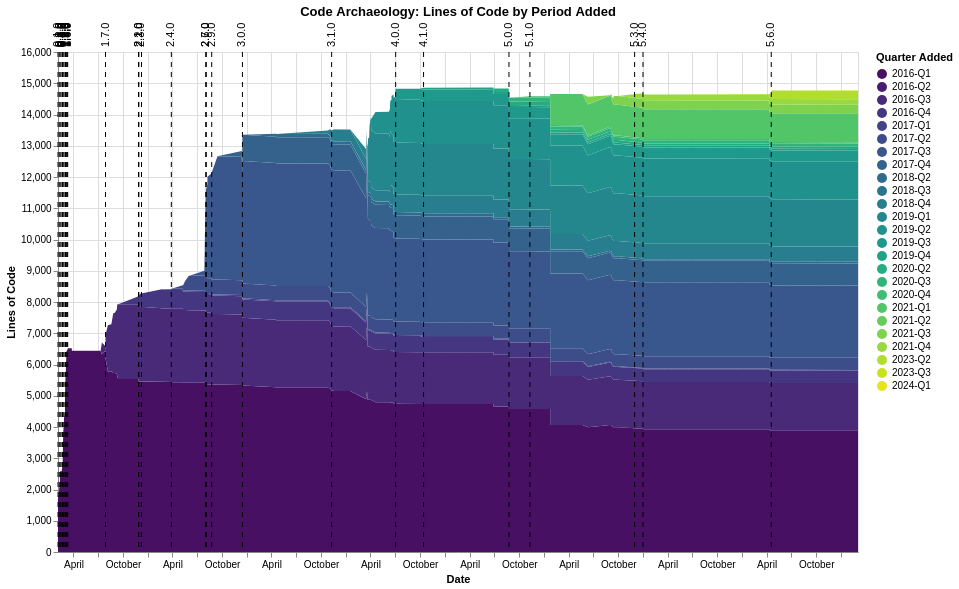

Source (Vega-Lite JSON):
### Vega-Lite specification from a JSON file in a GitHub repository (floating-point values rounded to 4 significant figures; data arrays with more than 128 entries replaced by an {"elided": "..."} marker saying what was removed)
{"$schema": "https://vega.github.io/schema/vega-lite/v6.1.0.json", "config": {"view": {"continuousHeight": 300, "continuousWidth": 300}}, "datasets": {"data-5f3e02eb78b50b071499fa6e719754f8": [{"datetime": "2016-02-04T01:38:23", "version": "0.1.0"}, {"datetime": "2016-02-11T05:00:44", "version": "0.2.0"}, {"datetime": "2016-02-11T06:12:34", "version": "0.3.0"}, {"datetime": "2016-02-18T19:09:38", "version": "0.4.0"}, {"datetime": "2016-02-19T21:38:06", "version": "0.5.0"}, {"datetime": "2016-02-21T05:54:34", "version": "0.6.0"}, {"datetime": "2016-02-23T04:45:02", "version": "0.7.0"}, {"datetime": "2016-02-29T21:13:06", "version": "0.9.0"}, {"datetime": "2016-03-01T21:00:13", "version": "1.0.0"}, {"datetime": "2016-03-03T01:27:11", "version": "1.1.0"}, {"datetime": "2016-03-03T19:27:34", "version": "1.2.0"}, {"datetime": "2016-03-07T17:33:58", "version": "1.4.0"}, {"datetime": "2016-03-08T00:01:12", "version": "1.5.0"}, {"datetime": "2016-03-10T19:18:15", "version": "1.6.0"}, {"datetime": "2016-07-28T04:59:32", "version": "1.7.0"}, {"datetime": "2016-11-26T23:35:20", "version": "2.1.0"}, {"datetime": "2016-11-28T01:26:26", "version": "2.2.0"}, {"datetime": "2016-12-07T20:59:46", "version": "2.3.0"}, {"datetime": "2017-03-27T21:33:43", "version": "2.4.0"}, {"datetime": "2017-08-01T20:06:59", "version": "2.6.0"}, {"datetime": "2017-08-03T19:06:59", "version": "2.7.0"}, {"datetime": "2017-08-23T19:29:37", "version": "2.9.0"}, {"datetime": "2017-12-15T01:40:24", "version": "3.0.0"}, {"datetime": "2018-11-09T00:51:40", "version": "3.1.0"}, {"datetime": "2019-07-03T04:16:20", "version": "4.0.0"}, {"datetime": "2019-10-14T00:03:14", "version": "4.1.0"}, {"datetime": "2020-08-23T23:07:45", "version": "5.0.0"}, {"datetime": "2020-11-09T04:00:03", "version": "5.1.0"}, {"datetime": "2021-11-30T07:05:42", "version": "5.3.0"}, {"datetime": "2021-12-31T03:55:00", "version": "5.4.0"}, {"datetime": "2023-04-18T03:52:43", "version": "5.6.0"}], "data-d4a84f155e9f5b2563e2ccc1e3955a00": {"elided": "1771 records"}}, "height": 500, "layer": [{"data": {"name": "data-d4a84f155e9f5b2563e2ccc1e3955a00"}, "encoding": {"color": {"field": "period", "scale": {"scheme": "viridis"}, "title": "Quarter Added", "type": "ordinal"}, "order": {"field": "period", "sort": "ascending", "type": "ordinal"}, "tooltip": [{"field": "commit_date", "type": "temporal"}, {"field": "period", "type": "ordinal"}, {"field": "line_count", "type": "quantitative"}], "x": {"field": "commit_date", "title": "Date", "type": "temporal"}, "y": {"field": "line_count", "title": "Lines of Code", "type": "quantitative"}}, "mark": {"type": "area"}}, {"data": {"name": "data-5f3e02eb78b50b071499fa6e719754f8"}, "encoding": {"tooltip": [{"field": "version", "type": "nominal"}, {"field": "datetime", "type": "temporal"}], "x": {"field": "datetime", "title": "Date", "type": "temporal"}}, "mark": {"strokeDash": [5, 5], "type": "rule"}}, {"data": {"name": "data-5f3e02eb78b50b071499fa6e719754f8"}, "encoding": {"text": {"field": "version", "type": "nominal"}, "x": {"field": "datetime", "type": "temporal"}, "y": {"value": 10}}, "mark": {"align": "left", "angle": 270, "dx": 15, "dy": 0, "type": "text"}}], "title": "Code Archaeology: Lines of Code by Period Added", "width": 800}
